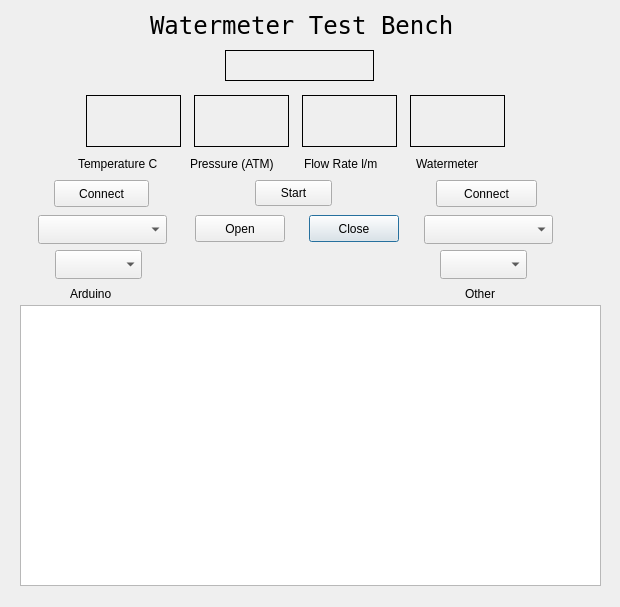
<?xml version="1.0" encoding="UTF-8"?>
<ui version="4.0">
 <class>WatermeterTestbenchDialog</class>
 <widget class="QDialog" name="WatermeterTestbenchDialog">
  <property name="geometry">
   <rect>
    <x>0</x>
    <y>0</y>
    <width>620</width>
    <height>607</height>
   </rect>
  </property>
  <property name="windowTitle">
   <string>Dialog</string>
  </property>
  <widget class="QPushButton" name="closeFileButton">
   <property name="geometry">
    <rect>
     <x>309</x>
     <y>215</y>
     <width>90</width>
     <height>27</height>
    </rect>
   </property>
   <property name="text">
    <string>Close</string>
   </property>
  </widget>
  <widget class="QLabel" name="title">
   <property name="geometry">
    <rect>
     <x>150</x>
     <y>10</y>
     <width>309</width>
     <height>31</height>
    </rect>
   </property>
   <property name="font">
    <font>
     <family>Andale Mono</family>
     <pointsize>18</pointsize>
    </font>
   </property>
   <property name="text">
    <string>Watermeter Test Bench</string>
   </property>
  </widget>
  <widget class="QLabel" name="flowRate">
   <property name="geometry">
    <rect>
     <x>302</x>
     <y>95</y>
     <width>95</width>
     <height>52</height>
    </rect>
   </property>
   <property name="font">
    <font>
     <pointsize>18</pointsize>
    </font>
   </property>
   <property name="frameShape">
    <enum>QFrame::Box</enum>
   </property>
   <property name="text">
    <string/>
   </property>
   <property name="scaledContents">
    <bool>true</bool>
   </property>
   <property name="alignment">
    <set>Qt::AlignCenter</set>
   </property>
  </widget>
  <widget class="QLabel" name="pressure">
   <property name="geometry">
    <rect>
     <x>194</x>
     <y>95</y>
     <width>95</width>
     <height>52</height>
    </rect>
   </property>
   <property name="font">
    <font>
     <pointsize>18</pointsize>
    </font>
   </property>
   <property name="frameShape">
    <enum>QFrame::Box</enum>
   </property>
   <property name="text">
    <string/>
   </property>
   <property name="scaledContents">
    <bool>true</bool>
   </property>
   <property name="alignment">
    <set>Qt::AlignCenter</set>
   </property>
  </widget>
  <widget class="QLabel" name="meterFlowLabel">
   <property name="geometry">
    <rect>
     <x>416</x>
     <y>155</y>
     <width>87</width>
     <height>17</height>
    </rect>
   </property>
   <property name="text">
    <string>Watermeter</string>
   </property>
  </widget>
  <widget class="QLabel" name="temperature">
   <property name="geometry">
    <rect>
     <x>86</x>
     <y>95</y>
     <width>95</width>
     <height>52</height>
    </rect>
   </property>
   <property name="font">
    <font>
     <pointsize>18</pointsize>
    </font>
   </property>
   <property name="frameShape">
    <enum>QFrame::Box</enum>
   </property>
   <property name="text">
    <string/>
   </property>
   <property name="scaledContents">
    <bool>true</bool>
   </property>
   <property name="alignment">
    <set>Qt::AlignCenter</set>
   </property>
  </widget>
  <widget class="QLabel" name="flowRateLabel">
   <property name="geometry">
    <rect>
     <x>304</x>
     <y>155</y>
     <width>95</width>
     <height>17</height>
    </rect>
   </property>
   <property name="text">
    <string>Flow Rate l/m</string>
   </property>
  </widget>
  <widget class="QPushButton" name="startPushButton">
   <property name="geometry">
    <rect>
     <x>255</x>
     <y>180</y>
     <width>77</width>
     <height>26</height>
    </rect>
   </property>
   <property name="text">
    <string>Start</string>
   </property>
  </widget>
  <widget class="QPushButton" name="saveFileButton">
   <property name="geometry">
    <rect>
     <x>195</x>
     <y>215</y>
     <width>90</width>
     <height>27</height>
    </rect>
   </property>
   <property name="text">
    <string>Open</string>
   </property>
  </widget>
  <widget class="QLabel" name="timeDisplay">
   <property name="geometry">
    <rect>
     <x>225</x>
     <y>50</y>
     <width>149</width>
     <height>31</height>
    </rect>
   </property>
   <property name="font">
    <font>
     <pointsize>18</pointsize>
    </font>
   </property>
   <property name="frameShape">
    <enum>QFrame::Box</enum>
   </property>
   <property name="text">
    <string/>
   </property>
   <property name="scaledContents">
    <bool>true</bool>
   </property>
   <property name="alignment">
    <set>Qt::AlignCenter</set>
   </property>
  </widget>
  <widget class="QLabel" name="temperatureLabel">
   <property name="geometry">
    <rect>
     <x>78</x>
     <y>155</y>
     <width>103</width>
     <height>17</height>
    </rect>
   </property>
   <property name="text">
    <string>Temperature C</string>
   </property>
  </widget>
  <widget class="QLabel" name="meterFlow">
   <property name="geometry">
    <rect>
     <x>410</x>
     <y>95</y>
     <width>95</width>
     <height>52</height>
    </rect>
   </property>
   <property name="font">
    <font>
     <pointsize>18</pointsize>
    </font>
   </property>
   <property name="frameShape">
    <enum>QFrame::Box</enum>
   </property>
   <property name="text">
    <string/>
   </property>
   <property name="scaledContents">
    <bool>true</bool>
   </property>
   <property name="alignment">
    <set>Qt::AlignCenter</set>
   </property>
  </widget>
  <widget class="QLabel" name="pressureLabel">
   <property name="geometry">
    <rect>
     <x>190</x>
     <y>155</y>
     <width>103</width>
     <height>17</height>
    </rect>
   </property>
   <property name="text">
    <string>Pressure (ATM)</string>
   </property>
  </widget>
  <widget class="QLabel" name="errorLabel">
   <property name="geometry">
    <rect>
     <x>74</x>
     <y>421</y>
     <width>473</width>
     <height>21</height>
    </rect>
   </property>
   <property name="text">
    <string/>
   </property>
  </widget>
  <widget class="QComboBox" name="input1ComboBox">
   <property name="geometry">
    <rect>
     <x>38</x>
     <y>215</y>
     <width>129</width>
     <height>29</height>
    </rect>
   </property>
  </widget>
  <widget class="QPushButton" name="connect1">
   <property name="geometry">
    <rect>
     <x>54</x>
     <y>180</y>
     <width>95</width>
     <height>27</height>
    </rect>
   </property>
   <property name="text">
    <string>Connect</string>
   </property>
  </widget>
  <widget class="QComboBox" name="input2ComboBox">
   <property name="geometry">
    <rect>
     <x>424</x>
     <y>215</y>
     <width>129</width>
     <height>29</height>
    </rect>
   </property>
  </widget>
  <widget class="QPushButton" name="connect2">
   <property name="geometry">
    <rect>
     <x>436</x>
     <y>180</y>
     <width>101</width>
     <height>27</height>
    </rect>
   </property>
   <property name="text">
    <string>Connect</string>
   </property>
  </widget>
  <widget class="QComboBox" name="baudrate1ComboBox">
   <property name="geometry">
    <rect>
     <x>55</x>
     <y>250</y>
     <width>87</width>
     <height>29</height>
    </rect>
   </property>
  </widget>
  <widget class="QComboBox" name="baudrate2ComboBox">
   <property name="geometry">
    <rect>
     <x>440</x>
     <y>250</y>
     <width>87</width>
     <height>29</height>
    </rect>
   </property>
  </widget>
  <widget class="QLabel" name="connect1Label">
   <property name="geometry">
    <rect>
     <x>70</x>
     <y>285</y>
     <width>59</width>
     <height>17</height>
    </rect>
   </property>
   <property name="text">
    <string>Arduino</string>
   </property>
  </widget>
  <widget class="QLabel" name="connect2Label">
   <property name="geometry">
    <rect>
     <x>465</x>
     <y>285</y>
     <width>47</width>
     <height>17</height>
    </rect>
   </property>
   <property name="text">
    <string>Other</string>
   </property>
  </widget>
  <widget class="QListWidget" name="displayListWidget">
   <property name="geometry">
    <rect>
     <x>20</x>
     <y>305</y>
     <width>581</width>
     <height>281</height>
    </rect>
   </property>
  </widget>
 </widget>
 <resources/>
 <connections/>
</ui>
